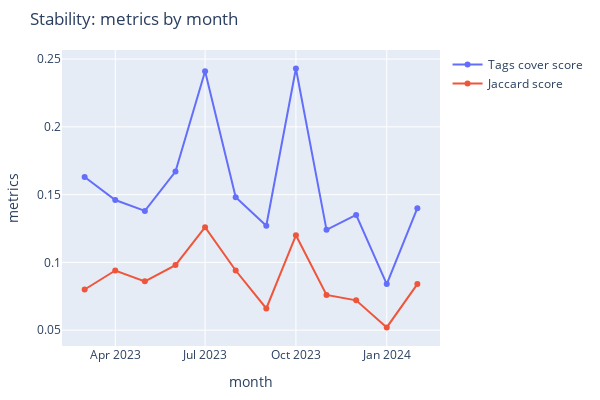

Here is the notebook cell this chart was saved with:
### Markdown cell above
Tests d'inférence sur un an depuis les données `X_test_list` et `y_test_list` précédentes (cf. tests de stabilité ci-avant)

### Code cell
%%time


mlflow.start_run()
logging.info(f"⚙️ Logging inputs and parameters...")
mlflow.log_artifact("data/data_test_list.pkl")

X_test_list_w2v = []
for i in X_test_list:
    X_test_w2v = w2v_vect_data(w2v_vectorizer, i)
    X_test_list_w2v.append(X_test_w2v)

stability_results = eval_stability(logreg, X_test_list_w2v, y_test_list)
logging.info(f"⚙️ Logging metrics...")
mlflow.log_metric("duration", stability_results["duration"])
for i in range(len(stability_results["tag_cover_scores"])):
    mlflow.log_metric("tag_cover", stability_results["tag_cover_scores"][i])
    mlflow.log_metric("jaccard", stability_results["jaccard_scores"][i])

logging.info(f"⚙️ Plotting stability...")
fig1 = plot_stability(
    monthes,
    stability_results["tag_cover_scores"],
    stability_results["jaccard_scores"],
    X_title="month",
    y_1_title="Tags cover score",
    y_2_title="Jaccard score"
)
mlflow.log_figure(fig1, "stability.png")
mlflow.end_run()

### Figure 1 — Plotly figure (JSON) as saved in the notebook; plotly's stock layout.template omitted (floating-point values rounded to 4 significant figures)
{"data": [{"mode": "lines+markers", "name": "Tags cover score", "type": "scatter", "x": ["2023-03", "2023-04", "2023-05", "2023-06", "2023-07", "2023-08", "2023-09", "2023-10", "2023-11", "2023-12", "2024-01", "2024-02"], "y": [0.163, 0.146, 0.138, 0.167, 0.241, 0.148, 0.127, 0.243, 0.124, 0.135, 0.084, 0.14]}, {"mode": "lines+markers", "name": "Jaccard score", "type": "scatter", "x": ["2023-03", "2023-04", "2023-05", "2023-06", "2023-07", "2023-08", "2023-09", "2023-10", "2023-11", "2023-12", "2024-01", "2024-02"], "y": [0.08, 0.094, 0.086, 0.098, 0.126, 0.094, 0.066, 0.12, 0.076, 0.072, 0.052, 0.084]}], "layout": {"height": 400, "margin": {"b": 50, "l": 50, "pad": 0, "r": 50, "t": 50}, "title": {"text": "Stability: metrics by month"}, "width": 600, "xaxis": {"title": {"text": "month"}}, "yaxis": {"title": {"text": "metrics"}}}}
